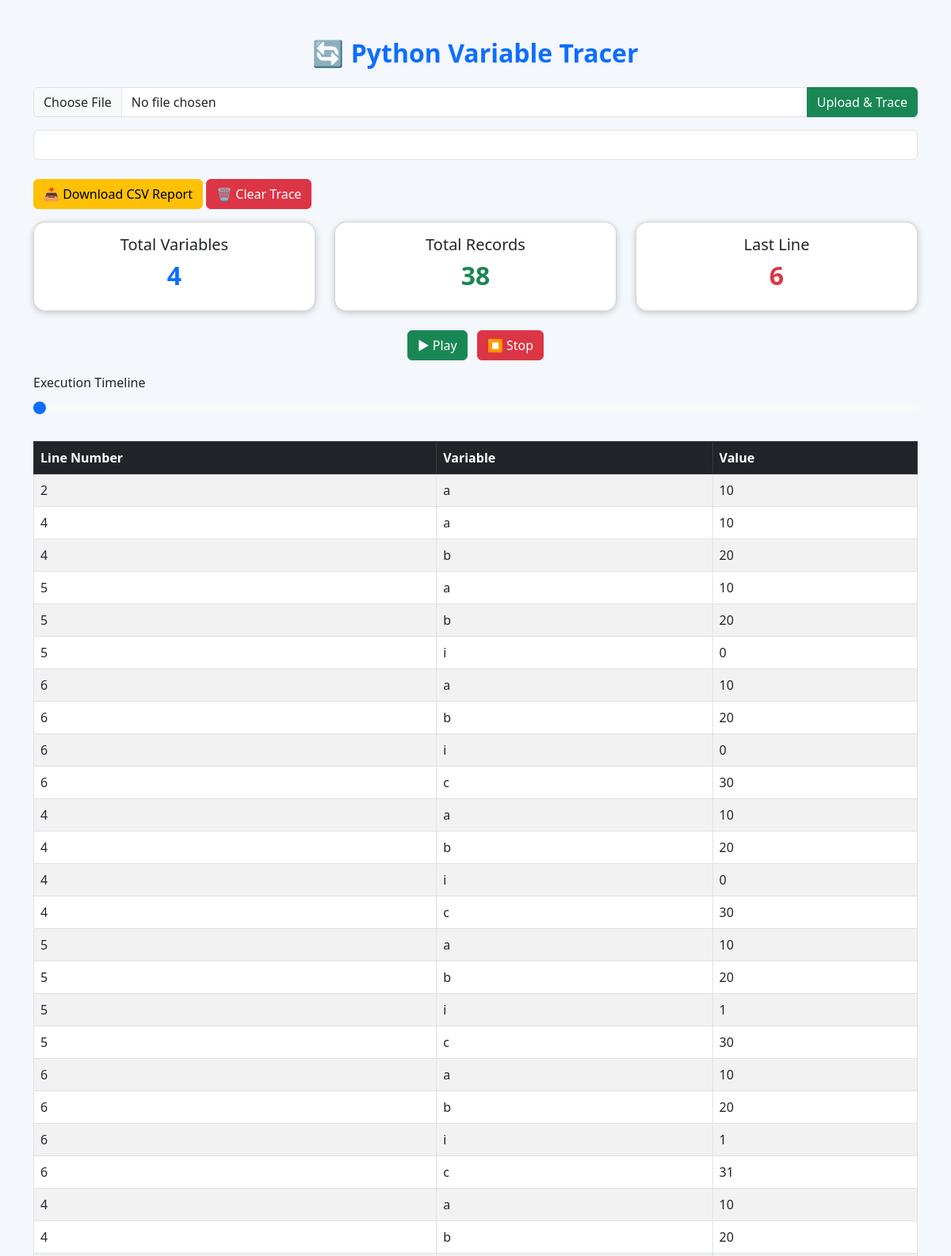
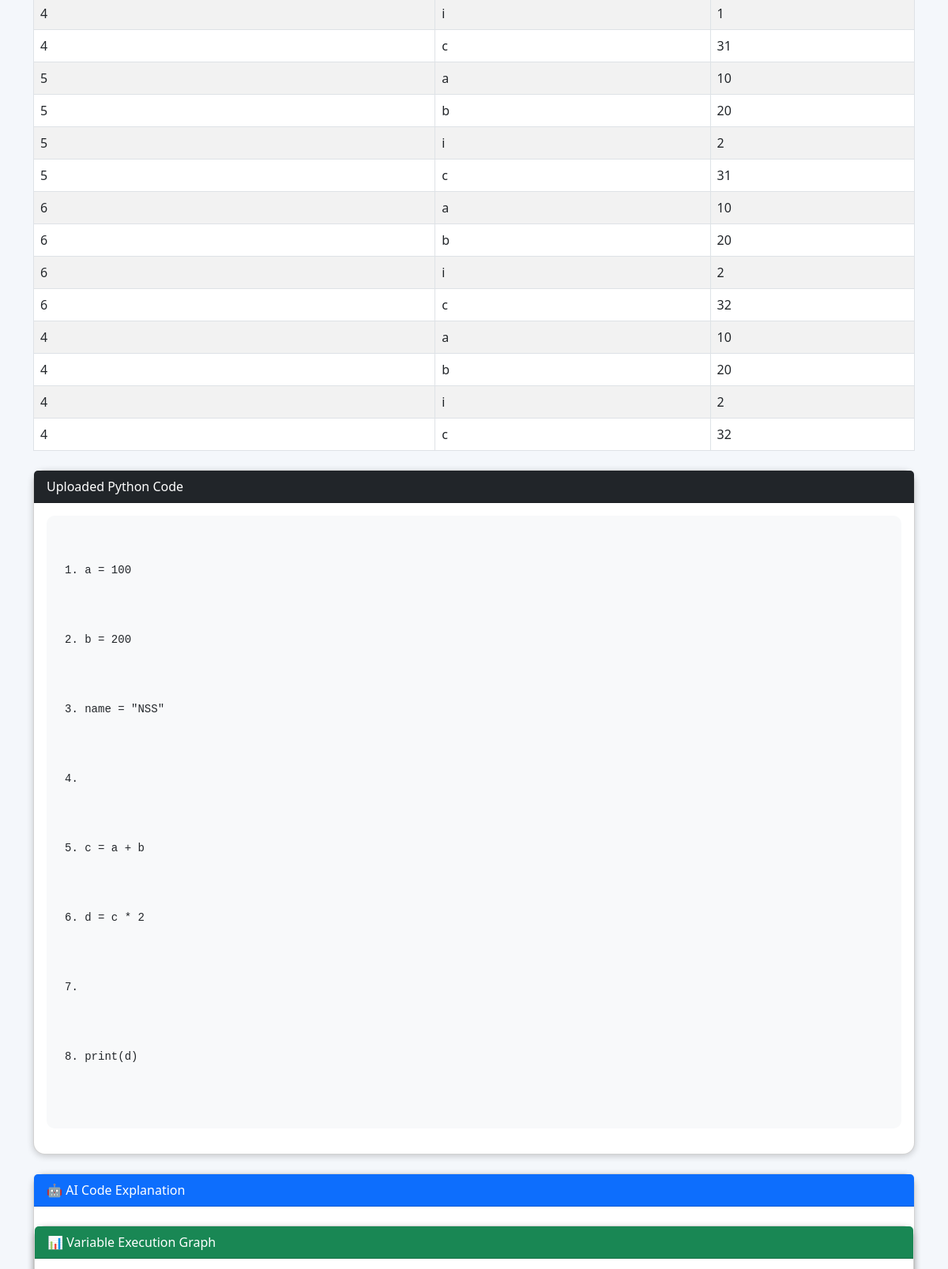
The page / (upper part) on the database its author committed (2 pictures, top to bottom).
### tables this page shows
CREATE TABLE variables(
    id INTEGER PRIMARY KEY AUTOINCREMENT,
    line_number INTEGER,
    variable_name TEXT,
    value TEXT
);

### app.py (the view)
@app.route("/")
def index():
    search = request.args.get("search", "")
    code = ""
    filename = ""
    explanation = "Upload a Python file to view AI explanation."
    py_files = [f for f in os.listdir(UPLOAD_FOLDER) if f.endswith(".py")]
    if py_files:
        latest_file = max(
            [os.path.join(UPLOAD_FOLDER, f) for f in py_files],
            key=os.path.getmtime
        )
        filename = os.path.basename(latest_file)
        with open(latest_file, "r", encoding="utf-8") as f:
            code = f.read()
    conn = sqlite3.connect("trace.db")
    cursor = conn.cursor()
    if search:
        cursor.execute("""
            SELECT line_number, variable_name, value
            FROM variables
            WHERE variable_name LIKE ?
        """, ('%' + search + '%',))
    else:
        cursor.execute("""
            SELECT line_number, variable_name, value
            FROM variables
        """)
    data = cursor.fetchall()
    conn.close()
    total_records = len(data)
    total_variables = len(set(row[1] for row in data)) if data else 0
    last_line = max((row[0] for row in data), default=0)
    graph_labels = [str(row[0]) for row in data]
    graph_values = list(range(1, len(data) + 1))
    if code:
        lines = code.split("\n")
        explanation = f"""
🤖 AI Code Summary

📄 File Name : {filename}
📅 Analysis Date : {datetime.now().strftime("%d-%m-%Y %H:%M")}
📏 Total Lines : {len(lines)}
🔢 Variables Found : {total_variables}

✅ Variable tracing completed successfully.
"""
    return render_template(
        "index.html",
        data=data,
        search=search,
        total_records=total_records,
        total_variables=total_variables,
        last_line=last_line,
        code=code,
        explanation=explanation,
        graph_labels=graph_labels,
        graph_values=graph_values
    )

### templates/index.html (shortened to what this page needs)
<!DOCTYPE html>
<html>
<head>
    <link href="https://cdn.jsdelivr.net/npm/bootstrap@5.3.0/dist/css/bootstrap.min.css" rel="stylesheet">
</head>
<body>
<div class="container mt-5">
<h2 class="text-center text-primary mb-4">
🔄 Python Variable Tracer
</h2>
<form action="/upload" method="POST" enctype="multipart/form-data">
<div class="input-group mb-3">
<input
type="file"
name="file"
class="form-control"
required>
<button
type="submit"
class="btn btn-success">
Upload & Trace
</button>
</div>
</form>
<form method="GET">
<input
type="text"
name="search"
class="form-control mb-4"
placeh~older="Search Variable..."
value="{{ search }}">
</form>
<div class="mb-3">
    <a href="/download" class="btn btn-warning">
        📥 Download CSV Report
    </a>
    <a href="/clear" class="btn btn-danger">
    🗑 Clear Trace
</a>
</div>
<div class="row mb-4">
<div class="col-md-4">
<div class="card p-3 text-center">
<h5>Total Variables</h5>
<h2 class="text-primary">
{{ total_variables }}
</h2>
</div>
</div>
<div class="col-md-4">
<div class="card p-3 text-center">
<h5>Total Records</h5>
<h2 class="text-success">
{{ total_records }}
</h2>
</div>
</div>
<div class="col-md-4">
<div class="card p-3 text-center">
<h5>Last Line</h5>
<h2 class="text-danger">
{{ last_line }}
</h2>
</div>
</div>
</div>
<div class="text-center mb-3">
<button type="button" class="btn btn-success me-2" onclick="playTrace()">
    ▶ Play
</button>
<button type="button" class="btn btn-danger" onclick="stopTrace()">
    ⏹ Stop
</button>
</div>
<div class="mb-4">
<label class="form-label">
Execution Timeline
</label>
<input
type="range"
class="form-range"
id="timeline"
min="0"
max="{{ total_records-1 if total_records>0 else 0 }}"
value="0"
oninput="moveTimeline(this.value)">
</div>
<table class="table table-bordered table-hover table-striped">
<thead class="table-dark">
<tr>
<th>Line Number</th>
<th>Variable</th>
<th>Value</th>
</tr>
</thead>
<tbody>
{% for row in data %}
<tr onclick="highlightRow(this)">
<td>{{ row[0] }}</td>
<td>{{ row[1] }}</td>
<td>{{ row[2] }}</td>
</tr>
{% endfor %}
</tbody>
</table>
<div class="card mt-4">
    <div class="card-header bg-dark text-white">
        Uploaded Python Code
    </div>
    <div class="card-body">
        {% if code %}
        <pre id="codeBlock">
{% for line in code.split('\n') %}
<div id="line{{ loop.index }}">
{{ loop.index }}. {{ line }}
</div>
{% endfor %}
        </pre>
        {% else %}
        <p class="text-danger">
            No Python file uploaded yet.
        </p>
        {% endif %}
    </div>
</div>
<div class="card mt-4">
    <div class="card-header bg-primary text-white">
        🤖 AI Code Explanation
    </div>
<div class="card mt-4">
    <div class="card-header bg-success text-white">
        📊 Variable Execution Graph
    </div>
    <div class="card-body">
    </div>
</div>
</div>
</div>
</body>
</html>

### templates/index.html (style rules this page uses)
body { background:#f4f7fb; }
h2 { font-weight:bold; }
.card { border-radius:15px; box-shadow:0px 2px 8px rgba(0,0,0,0.2); }
pre { background:#f8f9fa; padding:15px; border-radius:10px; white-space:pre-wrap; font-family:Consolas, monospace; }
#codeBlock div { padding:2px 8px; }

### rows shown on the page
variables: line_number "2", variable_name "a", value "10"
variables: line_number "4", variable_name "a", value "10"
variables: line_number "4", variable_name "b", value "20"
variables: line_number "5", variable_name "a", value "10"
variables: line_number "5", variable_name "b", value "20"
variables: line_number "5", variable_name "i", value "0"
variables: line_number "6", variable_name "a", value "10"
variables: line_number "6", variable_name "b", value "20"
variables: line_number "6", variable_name "i", value "0"
variables: line_number "6", variable_name "c", value "30"
variables: line_number "4", variable_name "a", value "10"
variables: line_number "4", variable_name "b", value "20"
variables: line_number "4", variable_name "i", value "0"
variables: line_number "4", variable_name "c", value "30"
variables: line_number "5", variable_name "a", value "10"
variables: line_number "5", variable_name "b", value "20"
variables: line_number "5", variable_name "i", value "1"
variables: line_number "5", variable_name "c", value "30"
variables: line_number "6", variable_name "a", value "10"
variables: line_number "6", variable_name "b", value "20"
variables: line_number "6", variable_name "i", value "1"
variables: line_number "6", variable_name "c", value "31"
variables: line_number "4", variable_name "a", value "10"
variables: line_number "4", variable_name "b", value "20"
variables: line_number "4", variable_name "i", value "1"
variables: line_number "4", variable_name "c", value "31"
variables: line_number "5", variable_name "a", value "10"
variables: line_number "5", variable_name "b", value "20"
variables: line_number "5", variable_name "i", value "2"
variables: line_number "5", variable_name "c", value "31"
variables: line_number "6", variable_name "a", value "10"
variables: line_number "6", variable_name "b", value "20"
variables: line_number "6", variable_name "i", value "2"
variables: line_number "6", variable_name "c", value "32"
variables: line_number "4", variable_name "a", value "10"
variables: line_number "4", variable_name "b", value "20"
variables: line_number "4", variable_name "i", value "2"
variables: line_number "4", variable_name "c", value "32"

### other values the page prints
{{ total_variables }} "4"
{{ total_records }} "38"
{{ last_line }} "6"
{{ line }} "a = 100" "b = 200" "name = \"NSS\"" "c = a + b" "d = c * 2" "print(d)"
